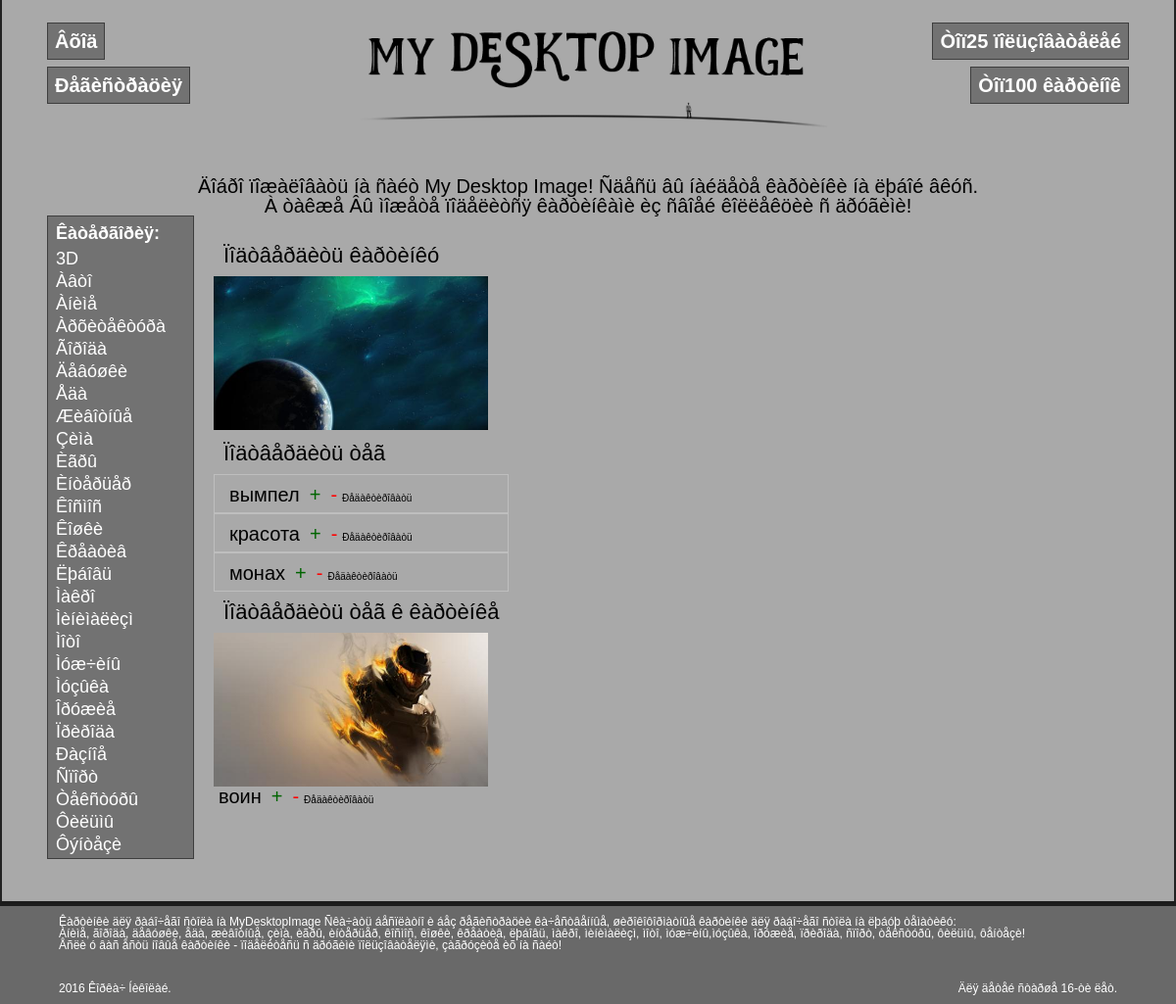
The page /allowing.php on the database its author committed.
### tables this page shows
CREATE TABLE IF NOT EXISTS `picture` (
  `idpicture` int(11) NOT NULL AUTO_INCREMENT,
  `category` varchar(45) NOT NULL,
  `autor` varchar(45) NOT NULL,
  `data` date NOT NULL,
  `looked` int(11) NOT NULL DEFAULT '0',
  `download` int(11) NOT NULL DEFAULT '0',
  `score` int(11) NOT NULL DEFAULT '0',
  `src` varchar(200) NOT NULL,
  `bookmarks` int(50) NOT NULL,
  `allowed` int(11) NOT NULL DEFAULT '0',
  `width` int(11) NOT NULL,
  `height` int(11) NOT NULL,
  PRIMARY KEY (`idpicture`)
);

CREATE TABLE IF NOT EXISTS `id_nametag` (
  `idtag` int(51) NOT NULL AUTO_INCREMENT,
  `nametag` varchar(45) NOT NULL,
  `allowed` int(11) NOT NULL DEFAULT '1',
  PRIMARY KEY (`nametag`),
  KEY `index2` (`idtag`)
);

### allowing.php (the view, shortened to what this page needs)
<?php
    include_once 'session.php';
    $queryPicture = "SELECT * FROM picture WHERE allowed = '0'";
    $resultPicture = mysqli_query($db, $queryPicture);
    while ($picture[] = mysqli_fetch_array($resultPicture));
    $queryTagName = "SELECT * FROM id_nametag WHERE allowed = '0'";
    $resultTagName = mysqli_query($db, $queryTagName);
    while ($tagName[] = mysqli_fetch_array($resultTagName));
    $queryTagId = "SELECT * FROM id_picturetag WHERE allowed = '0'";
    $resultTagId = mysqli_query($db, $queryTagId);
    while ($tagId[] = mysqli_fetch_array($resultTagId));
?>
<html>
<head>
    <link href="css/picture.css" rel="stylesheet">
    <link href="css/office.css" rel="stylesheet">
</head>
<body>
    <div class="mainDiv">
        <div class="title">
            <?php
            if(!isset($myrow['idusers'])){
                include 'navNotLogin.php';
            }else{
                include 'navYesLogin.php';}
            ?>
        </div>
        <div class="aNav">
            <?php include_once 'navCategory.php';?>
        </div>
            <div class="allowing">
        <?php
            $countPicture = count($picture)-1;
            echo '<p>Ïîäòâåðäèòü êàðòèíêó</p>';
            for($i=0; $i<$countPicture;$i++){
                $category = $picture[$i]['category'];
                $filename = $picture[$i]['src'];
                if(!empty($category)){
                    $src = 'img/' . $category .'/mini'. $filename;
                }
                echo  '<div class="boxPic">'
                    . '<a href="picture.php?img=' . $filename. '">'
                    . '<img src='. $src .'>'
                    . '</a>' . '</div>';
            }
            $countTagName = count($tagName)-1;
            echo '<p>Ïîäòâåðäèòü òåã</p>';
            for($i=0; $i<$countTagName;$i++){
                echo  '<div class="boxTag">'
                    . '<span class="allowingSpan">'.$tagName[$i]['nametag'].'</span>'
                    . '<span class="alPlus">+</span>'
                    . '<span class="alMinus">-</span>'
                    . '<span>Ðåäàêòèðîâàòü</span>'
                    . '</div>';
            }
            $countTagId = count($tagId)-1;
            echo '<p>Ïîäòâåðäèòü òåã ê êàðòèíêå</p>';
            for($i=0; $i<$countTagId;$i++){
                $tagPicQ = $tagId[$i]['picture'];
                $tagIdQ = $tagId[$i]['idtag'];
                $queryPicture1 = "SELECT * FROM picture WHERE idpicture = '".$tagPicQ."'";
                $resultPicture1 = mysqli_query($db, $queryPicture1);
                while ($picture1[] = mysqli_fetch_array($resultPicture1));
                $queryTagName1 = "SELECT * FROM id_nametag WHERE idtag = '".$tagIdQ."'";
                $resultTagName1 = mysqli_query($db, $queryTagName1);
                while ($tagName1[] = mysqli_fetch_array($resultTagName1));
                $category1 = $picture1[$i]['category'];
                $filename1 = $picture1[$i]['src'];
                $src1 = 'img/' . $category1 .'/mini'. $filename1;
                echo  '<div class="boxPic">'
                    . '<a href="picture.php?img=' . $filename1. '">'
                    . '<img src='. $src1 .'>'
                    . '</a>'
                    . '<span class="allowingSpan">'.$tagName1[$i]['nametag'].'</span>'
                    . '<span class="alPlus">+</span>'
                    . '<span class="alMinus">-</span>'
                    . '<span>Ðåäàêòèðîâàòü</span>'
                    . '</div>';
            }
        ?>
        </div>
    </div>
<?php include_once './footer.php';?>
</body>
</html>

### navNotLogin.php
<div class="leftBut">
    <a href="login.php" class="button">Âõîä</a><br>
    <a href="registration.php" class="button">Ðåãèñòðàöèÿ</a>
</div>
<div class="logo">
    <a href="index.php"><img src="img/logo1.png" class="logoImg" alt="???????? ??? ???????? ?????" title="MyDesktopImage ???????? ??? ???????? ?????"></a>
</div>
<div class="rightBut">
    <a href="topUsers.php" class="button">Òîï25 ïîëüçîâàòåëåé</a><br>
    <a href="index.php?top=100" class="button">Òîï100 êàðòèíîê</a>
</div>
<div class="intro">
    <h1>Äîáðî ïîæàëîâàòü íà ñàéò My Desktop Image! Ñäåñü âû íàéäåòå êàðòèíêè íà ëþáîé âêóñ.
        <br>À òàêæå Âû ìîæåòå ïîäåëèòñÿ êàðòèíêàìè èç ñâîåé êîëëåêöèè ñ äðóãèìè!</h1>
</div>

### navCategory.php (shortened to what this page needs)
<?php
function pageGenerCaterory(){
    $href = '';
    return $href;
}
?>
<form action="picturesBox.php" name="category">
<p style="font-weight: 600;"> Êàòåðãîðèÿ:</p>
<a href="index.php?cat=3d<?php echo pageGenerCaterory();?>">3D</a><br>
<a href="index.php?cat=auto<?php echo pageGenerCaterory();?>">Àâòî</a><br>
<a href="index.php?cat=anime<?php  echo pageGenerCaterory();?>">Àíèìå</a><br>
<a href="index.php?cat=architecture<?php  echo pageGenerCaterory();?>">Àðõèòåêòóðà</a><br>
<a href="index.php?cat=city<?php  echo pageGenerCaterory();?>">Ãîðîäà</a><br>
<a href="index.php?cat=girls<?php  echo pageGenerCaterory();?>">Äåâóøêè</a><br>
<a href="index.php?cat=food<?php  echo pageGenerCaterory();?>">Åäà</a><br>
<a href="index.php?cat=animals<?php  echo pageGenerCaterory();?>">Æèâîòíûå</a><br>
<a href="index.php?cat=winter<?php  echo pageGenerCaterory();?>">Çèìà</a><br>
<a href="index.php?cat=game<?php  echo pageGenerCaterory();?>">Èãðû</a><br>
<a href="index.php?cat=interior<?php  echo pageGenerCaterory();?>">Èíòåðüåð</a><br>
<a href="index.php?cat=space<?php  echo pageGenerCaterory();?>">Êîñìîñ</a><br>
<a href="index.php?cat=cats<?php  echo pageGenerCaterory();?>">Êîøêè</a><br>
<a href="index.php?cat=creative<?php  echo pageGenerCaterory();?>">Êðåàòèâ</a><br>
<a href="index.php?cat=love<?php  echo pageGenerCaterory();?>">Ëþáîâü</a><br>
<a href="index.php?cat=macro<?php  echo pageGenerCaterory();?>">Ìàêðî</a><br>
<a href="index.php?cat=minimalism<?php  echo pageGenerCaterory();?>">Ìèíèìàëèçì</a><br>
<a href="index.php?cat=moto<?php  echo pageGenerCaterory();?>">Ìîòî</a><br>
<a href="index.php?cat=man<?php  echo pageGenerCaterory();?>">Ìóæ÷èíû</a><br>
<a href="index.php?cat=music<?php  echo pageGenerCaterory();?>">Ìóçûêà</a><br>
<a href="index.php?cat=weapon<?php  echo pageGenerCaterory();?>">Îðóæèå</a><br>
<a href="index.php?cat=nature<?php  echo pageGenerCaterory();?>">Ïðèðîäà</a><br>
<a href="index.php?cat=other<?php  echo pageGenerCaterory();?>">Ðàçíîå</a><br>
<a href="index.php?cat=sport<?php  echo pageGenerCaterory();?>">Ñïîðò</a><br>
<a href="index.php?cat=texture<?php  echo pageGenerCaterory();?>">Òåêñòóðû</a><br>
<a href="index.php?cat=movies<?php  echo pageGenerCaterory();?>">Ôèëüìû</a><br>
<a href="index.php?cat=fantasy<?php  echo pageGenerCaterory();?>">Ôýíòåçè</a><br>
</form>

### footer.php (shortened to what this page needs)
<div class="mainfooter">
    <div class="footer">
        <span>Êàðòèíêè äëÿ ðàáî÷åãî ñòîëà íà MyDesktopImage
        <span>Ñêà÷àòü áåñïëàòíî è áåç ðåãèñòðàöèè êà÷åñòâåííûå, øèðîêîôîðìàòíûå êàðòèíêè äëÿ ðàáî÷åãî ñòîëà íà ëþáóþ òåìàòèêó:<br>
            Àíèìå, ãîðîäà, äåâóøêè, åäà, æèâîòíûå, çèìà, èãðû, èíòåðüåð, êîñìîñ, êîøêè, êðåàòèâ, ëþáîâü, ìàêðî, ìèíèìàëèçì, ìîòî, ìóæ÷èíû,ìóçûêà, îðóæèå, ïðèðîäà, ñïîðò, òåêñòóðû, ôèëüìû, ôåíòåçè!<br>
            Åñëè ó âàñ åñòü íîâûå êàðòèíêè - ïîäåëèòåñü ñ äðóãèìè ïîëüçîâàòåëÿìè, çàãðóçèòå èõ íà ñàéò!</span><br>
            <span class="age16">Äëÿ äåòåé ñòàðøå 16-òè ëåò.</span>
            <span class="left"> 2016 Êîðêà÷ Íèêîëàé.</span>
    </div>
</div>

### css/picture.css (style rules this page uses)
html, body, div, span, applet, object, iframe, h1, h2, h3, h4, h5, h6, p, blockquote, pre, a, abbr, acronym, address, big, cite, code, del, dfn, em, img, ins, kbd, q, s, samp, small, strike, strong, sub, sup, tt, var, b, u, i, center, dl, dt, dd, ol, ul, li, fieldset, form, label, legend, table, caption, tbody, tfoot, thead, tr, th, td, article, aside, canvas, details, embed, figure, figcaption, footer, header, hgroup, menu, nav, output, ruby, section, summary, time, mark, audio, video { margin: 0; padding: 0; border: 0; font-size: 100%; font: inherit; vertical-align: baseline; outline: none; box-sizing: border-box; }
html { height: 101%; }
body { font-size: 62.5%; line-height: 1; font-family: Arial, Tahoma, Verdana, sans-serif; }
img { border: 0; max-width: 100%; }
a { text-decoration: none; }
.button { padding: 7px; border: 1px solid #3e3e3e; background: #727272; color: #fff; font-size: 20px; text-decoration: none; line-height: 45px; transition-duration: 0.3s; font-weight: 700; }
body { background-color: #4d4d4d; }
a { color: darkslategray; text-decoration: none; font-weight: 600; }
.mainDiv { width: 1200px; margin: 0 auto; background-color: #A9A9A9; padding: 0 46px; border-left: 2px solid #222222; border-right: 2px solid #222222; }
.title { height: 220px; width: 100%; text-align: center; position: relative; }
.title .leftBut { text-align: left; position: absolute; left: 0; top: 20px; width: 300px; }
.title .logo { width: 500px; margin: 0 auto; }
.title .rightBut { position: absolute; right: 0; top: 20px; width: 300px; text-align: right; }
.title .intro { width: 100%; position: absolute; bottom: 0; text-align: center; }
.title .intro h1 { font-size: 20px; }
.aNav { float: left; width: 150px; text-align: left; padding: 2px 8px; border: 1px solid #3e3e3e; background: #727272; color: #fff; font-size: 18px; line-height: 30px; display: inline-block; }
.aNav a { font-weight: 300; color: #fff; line-height: 23px; text-decoration: none; }
.mainfooter { width: 100%; height: auto; border-top: 5px solid #1C1C1C; background: #696969; }
.footer { position: relative; width: 1100px; height: 100px; margin: 0 auto; padding: 10px; }
.footer span { font-size: 12px; color: white; font-family: 'Arial'; }
.age16 { position: absolute; bottom: 10px; right: 10px; }
.left { position: absolute; bottom: 10px; left: 10px; }

### css/office.css (style rules this page uses)
html, body, div, span, applet, object, iframe, h1, h2, h3, h4, h5, h6, p, blockquote, pre, a, abbr, acronym, address, big, cite, code, del, dfn, em, img, ins, kbd, q, s, samp, small, strike, strong, sub, sup, tt, var, b, u, i, center, dl, dt, dd, ol, ul, li, fieldset, form, label, legend, table, caption, tbody, tfoot, thead, tr, th, td, article, aside, canvas, details, embed, figure, figcaption, footer, header, hgroup, menu, nav, output, ruby, section, summary, time, mark, audio, video { margin: 0; padding: 0; border: 0; font-size: 100%; font: inherit; vertical-align: baseline; outline: none; box-sizing: border-box; }
html { height: 101%; }
body { font-size: 62.5%; line-height: 1; font-family: Arial, Tahoma, Verdana, sans-serif; }
img { border: 0; max-width: 100%; }
a { text-decoration: none; }
.allowing { min-height: 700px; padding: 20px; display: inline-block; }
.allowing .boxPic { height: 160px; width: 280px; }
.allowing .boxTag { height: 40px; border: 1px solid #BEBEBE; line-height: 40px; padding: 0 10px; }
.allowing p { font-size: 22px; margin: 10px; }
.allowing .alPlus, .allowing .alMinus, .allowing .allowingSpan { font-size: 20px; margin: 0 5px; }
.allowing .alPlus, .allowing .alMinus { cursor: pointer; }
.allowing .alPlus { color: darkgreen; }
.allowing .alMinus { color: red; }

### rows shown on the page
picture: category+src (picture)
id_nametag: nametag "вымпел"
id_nametag: nametag "красота"
id_nametag: nametag "монах"
picture: category+src (picture)
id_nametag: nametag "воин"
